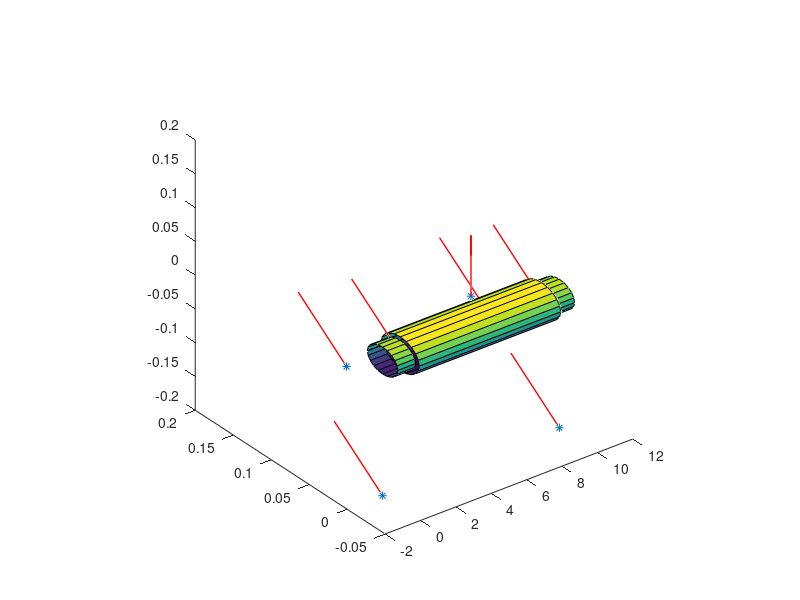

Recreate this plot in MATLAB.
clear all; clc; close all;

%Inputdata
L = 10;

%Radiuses
axle_main_radius = 0.05/2;
axle_secondary_radius = axle_main_radius * 0.8;
chain_radius = axle_main_radius + 0.02; %rd
wheel_radius = 0.4/2; %Dd
brake_disk_radius = wheel_radius/2; % rb

%Positions
bearing_pos = 1; %b1
brake_disk_pos = 1;



%Forces
bearing_force_N = 20 * [0; 1; 1] / sqrt(2); % Actual values later
wheel_drive_force_N = 20 * [0; 0; 1];
wheel_normal_force_N = 20 * [0; 1; 0];
braking_force_N = 20 * [0; 1; 1] / sqrt(2);
chain_force_N = 20 * [0; 0; 1];

%Act points
wheel_act_point_left = [0; 0; -wheel_radius];
bearing_act_point_left = [bearing_pos; 0; 0];
brake_act_point_left = [brake_disk_pos; brake_disk_radius/sqrt(2); -brake_disk_radius/sqrt(2)];
chain_act_point = [L/2; 0; chain_radius];
brake_act_point_right = [L-brake_disk_pos; brake_disk_radius/sqrt(2); -brake_disk_radius/sqrt(2)];
bearing_act_point_right = [L-bearing_pos; 0; 0];
wheel_act_point_right = [L; 0; -wheel_radius];

wheel_total_force_N = wheel_normal_force_N + wheel_drive_force_N;


force_matrix = [wheel_total_force_N, bearing_force_N, braking_force_N, chain_force_N, braking_force_N, bearing_force_N, wheel_total_force_N];
act_point_matrix = [wheel_act_point_left, bearing_act_point_left, brake_act_point_left, chain_act_point, brake_act_point_right, bearing_act_point_right, wheel_act_point_right];

disp(force_matrix);
disp(act_point_matrix);

plot3(act_point_matrix(1, :), act_point_matrix(2, :), act_point_matrix(3, :), '*');
for i = 1:length(force_matrix)
    act_point = act_point_matrix(:, i);
    force = force_matrix(:, i);

    %Normalize force
    force = force / norm(force);
    force = force * 0.1;

    hold on;
    quiver3(act_point(1), act_point(2), act_point(3), force(1), force(2), force(3), 'r','LineWidth',1);
end

%Draw cylinders
%Main cylinder
hold on;
[X,Y,Z] = cylinder(axle_main_radius);
surf(Z*(L - 2 * bearing_pos) + bearing_pos, X, Y);

%Secondary cylinders
hold on;
[X,Y,Z] = cylinder(axle_secondary_radius);
surf(Z*bearing_pos, X, Y);
hold on;
surf(Z*bearing_pos + L -bearing_pos, X, Y);



pbaspect([1,1,1]);



function ret = calc_cross_section_forces(x, force_matrix, act_point_matrix)
    cross_section_pos = [x; 0; 0];
    forces = [];

    %Get forces left of x
    for i = 1:length(act_point_matrix)
        if act_point_matrix(1, i) - x <= 0
            forces = [forces, force_matrix(:, i)];
        end
    end

    [~, cols] = size(forces);
    moments = zeros(size(forces));
    for i = 1:cols
        moments(:,i) = cross(act_point_matrix(:,i) - cross_section_pos, forces(:, i));
    end

    T = [sum(forces(1,:)); sum(forces(2,:)); sum(forces(3,:))];
    M = [sum(moments(1,:)); sum(moments(2,:)); sum(moments(3,:))];
    ret.T = T;
    ret.M = M;
end


result = calc_cross_section_forces(0, force_matrix, act_point_matrix);
disp(result.T)
disp(result.M)